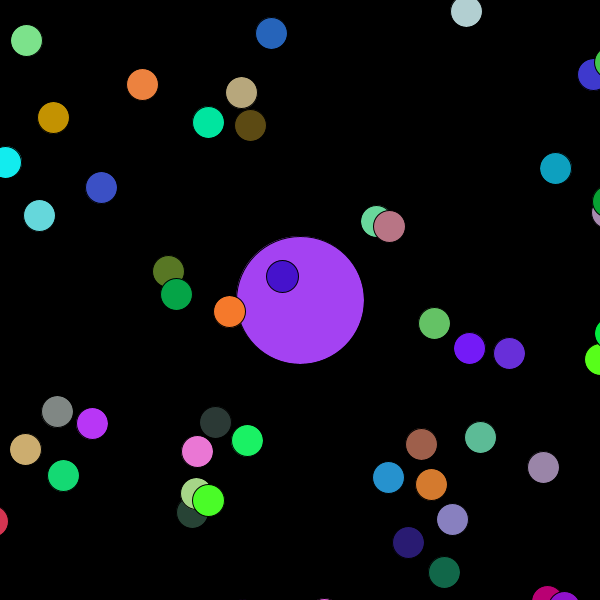
Frame 1 (no input)
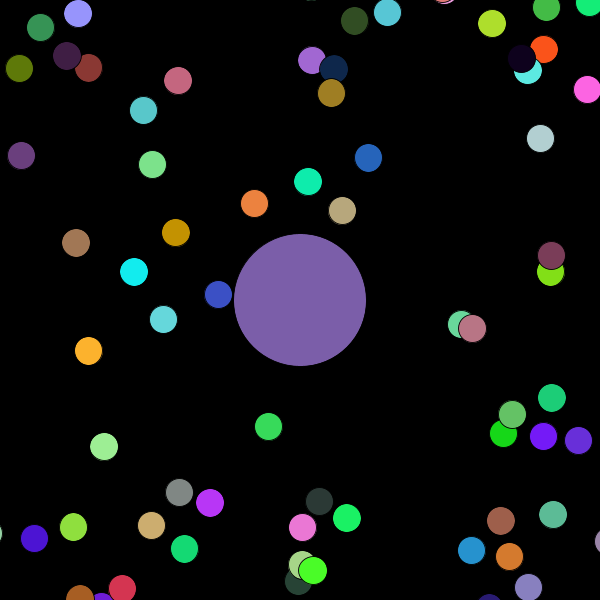
Frame 60 (the mouse pressed at the canvas centre just before this capture)
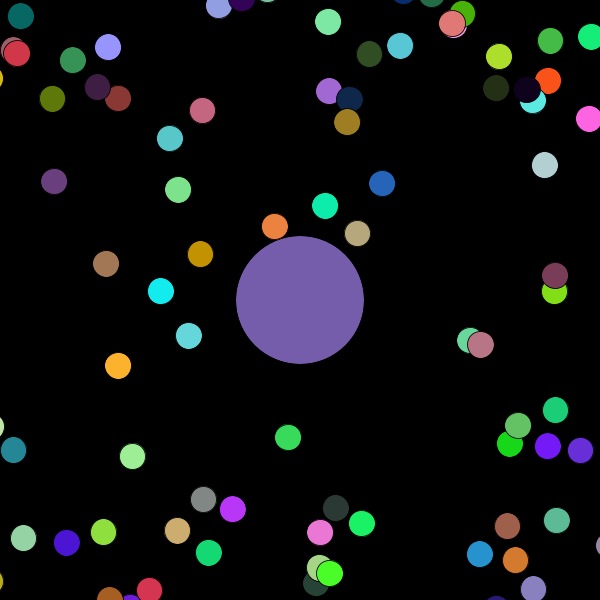
Frame 120 (the mouse held since frame 60 and released just before this capture)

The Processing sketch that drew these frames (run headless with seeded random() and noise(); from frame 60 on, the mouse is pressed at the canvas centre):

// Processing sketch: Agar_io
// ── Agar_io.pde
// Coding Train
// Coding Challenge 32.1 - Agar.io Part 1 (Basic Game Mechanic)
// https://www.youtube.com/watch?v=JXuxYMGe4KI

// Another JavaScript video, needs conversion on the fly

Blob blob;
ArrayList<Blob> blobs;
float zoom = 1;

void setup(){
  size(600, 600);
  blobs = new ArrayList<Blob>();
  blob = new Blob(0, 0, 64);
  for (int i = 0; i < 200; i++){
    float x = random(-width, width);
    float y = random(-height, height);
    blobs.add(new Blob(x, y, 16));
  }
}

void draw(){
  background(0);
  
  translate(width/2, height/2);
  float newzoom = 64 / blob.r;
  zoom = lerp(zoom, newzoom, 0.1);
  scale(zoom);
  translate(-blob.pos.x, -blob.pos.y);
  
  blob.show();
  blob.update();
  
  for (int i = blobs.size() - 1; i >= 0; i--){
    Blob b = blobs.get(i);
    if (blob.eats(b)){
      blobs.remove(b);
      
      PVector offset = PVector.random2D();
      offset.setMag(blob.r * random(2,5));
      blobs.add(new Blob(blob.pos.x + offset.x, 
                         blob.pos.y + offset.y,
                         16));
    }
    b.show();
  }
}
// ── Blob.pde
class Blob {
  PVector pos;
  PVector vel;
  float r;
  color c;
  
  Blob(float x, float y, float radius){
    pos = new PVector(x, y);
    vel = new PVector(0, 0);
    r = radius;
    c = color(random(255), random(255), random(255));
  }
  
  void show(){
    fill(c);
    ellipse(pos.x, pos.y, r * 2,  r * 2);
  }
  
  void update(){
    PVector new_velocity = new PVector(mouseX - width/2, mouseY - height/2);
    new_velocity.setMag(3);
    vel.lerp(new_velocity, 0.1);
    pos.add(vel);
  }
  
  boolean eats(Blob b){
    float distance = PVector.dist(pos, b.pos);
    if (distance < r + b.r){
      float sum_area = (PI * r * r) + (PI * b.r * b.r);       
      blob.r = sqrt(sum_area / PI);

      c = lerpColor(c, b.c, 0.1);
      
      return true;
    } else {
      return false;
    }
  }
}
